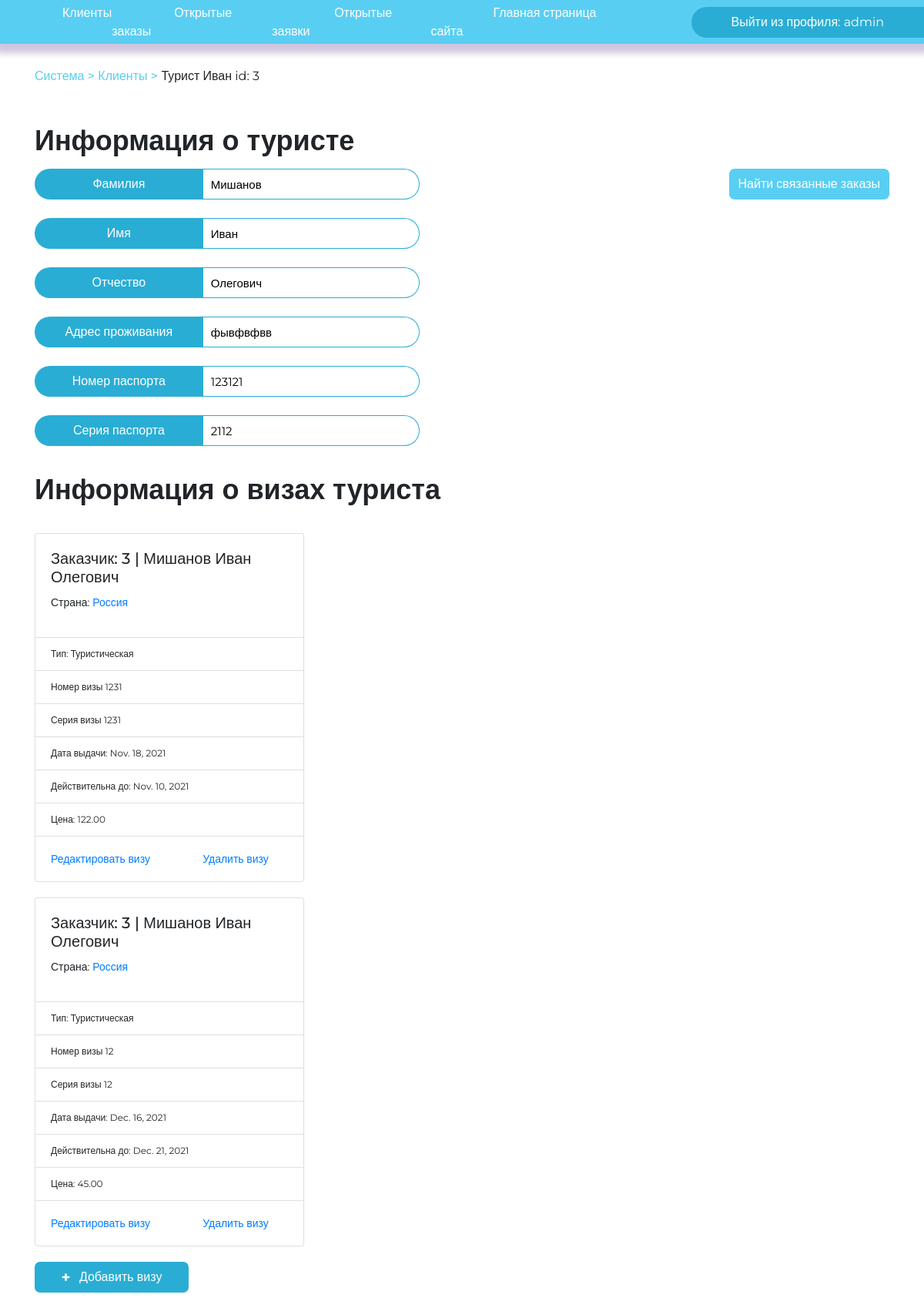
The app's page /agent/client/3/ (signed in), older data.
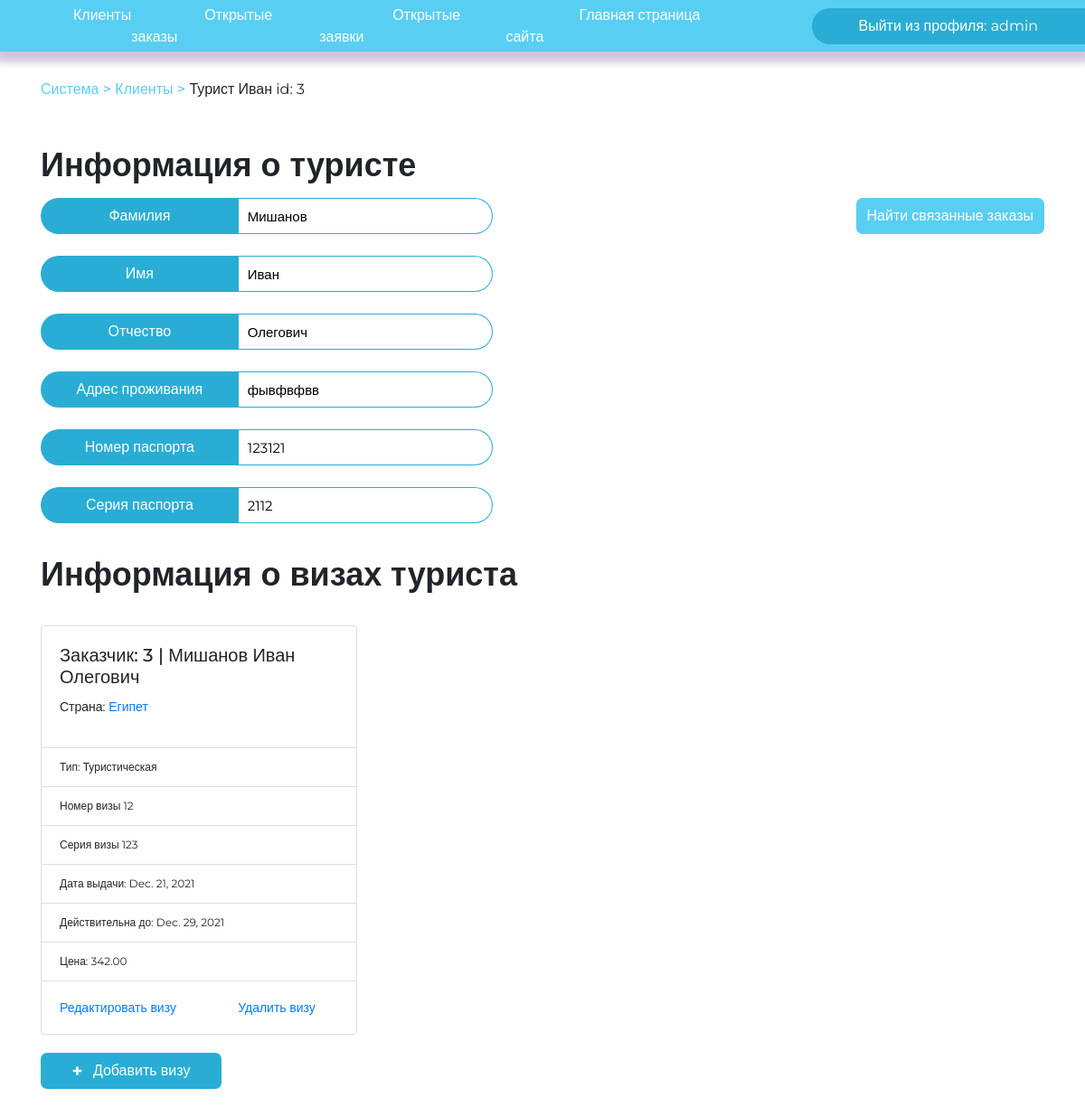
The same page, newer data.
### djangoApp/models.py (models this page shows)
class Visa(models.Model):
    client_id = models.ForeignKey(Client, on_delete=models.CASCADE)
    country_id = models.ForeignKey(Country, on_delete=models.CASCADE)
    type_id = models.ForeignKey(VisaType, on_delete=models.CASCADE)
    visa_number = models.CharField(max_length=10)
    visa_serial = models.CharField(max_length=10)
    start_date = models.DateField()
    end_date = models.DateField()
    price = models.DecimalField(max_digits=18, decimal_places=2)

class Client(models.Model):
    surname = models.CharField(max_length=30)
    name = models.CharField(max_length=30)
    patronymic = models.CharField(max_length=30)
    address = models.CharField(max_length=50)
    email = models.CharField(max_length=50)
    pass_and_serial = models.CharField(
        max_length=12, db_index=True, null=True, blank=True)
    numeric = RegexValidator(r'^[0-9+]', 'В этом поле разрешены только цифры')
    pass_number = models.CharField(max_length=6, validators=[
                                   MinLengthValidator(6, 'Длина номера паспорта 6 цифр'), numeric])
    pass_serial = models.CharField(max_length=4, validators=[
                                   MinLengthValidator(4, 'Длина серии паспорта 4 цифры'), numeric])
    def __str__(self):
        return "%s | %s %s %s, %s %s" % (
            self.id, self.surname, self.name, self.patronymic, self.pass_number, self.pass_serial
        )

class Country(models.Model):
    name = models.CharField(max_length=30)
    money = models.CharField(max_length=30)
    language = models.CharField(max_length=30)
    def __str__(self):
        return self.name
    class Meta:
        verbose_name_plural = "Countries"

class VisaType(models.Model):
    name = models.CharField(max_length=30)
    def __str__(self):
        return self.name

### djangoApp/views.py (the view, shortened to what this page needs)
# urls.py: path('agent/client/<int:id>/', ClientInfo.as_view(), name='get_client_info'),
class ClientInfo(LoginRequiredMixin, View):
    redirect_field_name = None
    def get(self, request, id):
        client = get_client_info(id)
        form = VisaForm()
        visas = get_client_visas(id)
        typesV = get_visas_types()
        boolVisa = Visa.objects.filter(client_id=client).exists()
        context = {
            'visas': visas,
            'visas_type': typesV,
            'visaExists': boolVisa,
            'visaForm': form,
            'client': client,
        }
        return render(request, "client_info.html", context=context)

### djangoApp/base.py (called while the page is built)
def get_client_info(id):
    client = Client.objects.get(id = id)
    return client

def get_client_visas(id):
    visas = Visa.objects.filter(client_id = id)
    return visas

def get_visas_types():
    typesV = VisaType.objects.all()
    return typesV

### djangoApp/templates/client_info.html (shortened to what this page needs)
{% extends 'secret_panel.html' %}
{% block currPath %}<div class="path"><a href="/agent/">Система > </a> <a href = "/agent/clients">Клиенты > </a>Турист {{client.name}} id: {{client.id}}</div>
{% endblock %}
{% block content %}
<div style="margin-top: 50px">
    <h1 class="semi-text" style="margin-bottom:15px;">Информация о туристе</h1>
    <a style="float:right;" class="btn btn-primary" href="/agent/?id_client={{client.id}}">Найти связанные заказы</a>
    <div class="enter-container" style="width: 500px;">
        <span class="enterPL-invite">Фамилия</span><input type="text" value="{{ client.surname }}" readonly
            class="enterPL-input" />
    </div>
    <div class="enter-container" style="width: 500px;">
        <span class="enterPL-invite">Имя</span><input type="text" value="{{ client.name }}" readonly
            class="enterPL-input" />
    </div>
    <div class="enter-container" style="width: 500px;">
        <span class="enterPL-invite">Отчество</span><input type="text" value="{{ client.patronymic }}" readonly
            class="enterPL-input" />
    </div>
    <div class="enter-container" style="width: 500px;">
        <span class="enterPL-invite">Адрес проживания</span><input type="text" value="{{ client.address }}" readonly
            class="enterPL-input" />
    </div>
    <div class="enter-container" style="width: 500px;">
        <span class="enterPL-invite">Номер паспорта</span><input type="text" value="{{ client.pass_number }}" readonly
            class="enterPL-input" />
    </div>
    <div class="enter-container" style="width: 500px;">
        <span class="enterPL-invite">Серия паспорта</span><input type="text" value="{{ client.pass_serial }}" readonly
            class="enterPL-input" />
    </div>
    <h1 class="semi-text" style="margin-bottom:15px; margin-top: 35px">Информация о визах туриста</h1>
    {% if visaExists %}
        {% for visa in visas %}
        <div class="row row-cols-2 row-cols-md-3 g-4">
            {% include 'visa_card.html' %}
        </div>
        {% endfor %}
    {% else %}
    <p class="semi-text text-muted">Информация остутствует</p>
    {% endif %}
    <button type="button" class="btn btn-primary" id="add-visa" data-bs-toggle="modal"
        data-bs-target="#exampleModal" style="margin-bottom: 20px;"><span style="font-weight: bold; font-size: 20px;"> +
            &nbsp;</span>Добавить визу</button>
</div>
{% endblock %}

### djangoApp/templates/visa_card.html
{% block content %}
    <div class="col">
        <div class="card" style = "margin-top: 20px;">
            <div class="card-body">
                <h5 class="card-title">Заказчик: {{ visa.client_id.id }} | {{ visa.client_id.surname }} {{ visa.client_id.name }} {{ visa.client_id.patronymic }}</h5>
                <div class="card-text">
                    <p>Страна: <a href="#">{{ visa.country_id.name }}</a></p>
                </div>
            </div>
            <ul class="list-group list-group-flush">
                <li class="list-group-item">Тип: {{ visa.type_id.name }}</li>
                <li class="list-group-item">Номер визы {{ visa.visa_number }}</li>
                <li class="list-group-item">Серия визы {{ visa.visa_serial }}</li>
                <li class="list-group-item">Дата выдачи: {{ visa.start_date }}</li>
                <li class="list-group-item">Действительна до: {{ visa.end_date }}</li>
                <li class="list-group-item">Цена: {{ visa.price }}</li>
            </ul>
            <div class="card-body">
                <div class="row">
                    <div class="col-7">
                        <a href="edit-visa/{{visa.id}}" class="card-link">Редактировать визу</a>
                    </div>
                    <div class="col-5">
                        <a href="delete-visa/{{visa.id}}" class="card-link">Удалить визу</a>
                    </div>
                </div>
            </div>
        </div>
    </div>
{% endblock %}

Row changes from the older to the newer data that the page shows:
removed Visa: client_id.id "3", client_id.surname "Мишанов", client_id.name "Иван", client_id.patronymic "Олегович", country_id.name "Россия", type_id.name "Туристическая", visa_number "1231", visa_serial "1231", start_date "Nov. 18, 2021", end_date "Nov. 10, 2021", price "122.00"
removed Visa: client_id.id "3", client_id.surname "Мишанов", client_id.name "Иван", client_id.patronymic "Олегович", country_id.name "Россия", type_id.name "Туристическая", visa_number "12", visa_serial "12", start_date "Dec. 16, 2021", end_date "Dec. 21, 2021", price "45.00"
added Visa: client_id.id "3", client_id.surname "Мишанов", client_id.name "Иван", client_id.patronymic "Олегович", country_id.name "Египет", type_id.name "Туристическая", visa_number "12", visa_serial "123", start_date "Dec. 21, 2021", end_date "Dec. 29, 2021", price "342.00"
